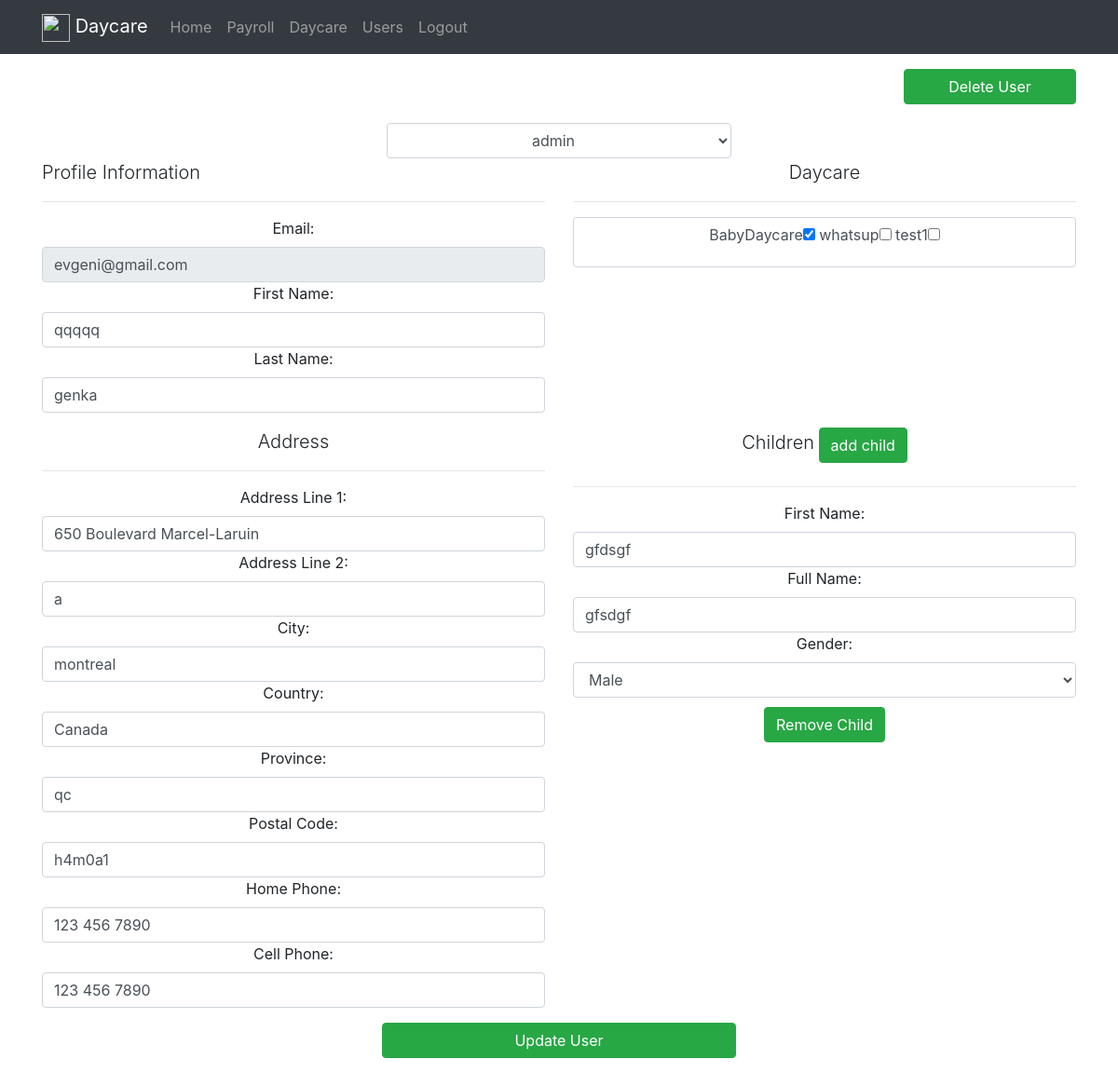
Screenshot of /register/1/ (signed in) with the database file from the repository.
### accounts/models.py (models this page shows, shortened)
class User(AbstractBaseUser):
	email = models.EmailField(max_length=255, unique=True)
	adult_first_name = models.CharField(max_length=255, blank=True, null=True)
	adult_last_name = models.CharField(max_length=255, blank=True, null=True)
	salary			= models.DecimalField(default=0.00, max_digits=100, decimal_places=2)
	active = models.BooleanField(default=True) #can login
	staff = models.BooleanField(default=False) # staff user
	employee = models.BooleanField(default=False)
	manager = models.BooleanField(default=False)
	admin	= models.BooleanField(default=False) # superuser
	timestamp = models.DateTimeField(auto_now_add=True)
	user_address = models.ForeignKey(Address, null=True, blank=True)
	daycare 	 = models.ForeignKey(Daycare, blank=True)
	parent = models.BooleanField(default=False)
	USERNAME_FIELD = 'email'
	REQUIRED_FIELDS = [] #['full_name']
	objects = UserManager()
	@property
	def is_active(self):
		return self.active

### daycares/models.py (models this page shows, shortened)
class Daycare(models.Model):
	name  			= models.CharField(max_length=120, null=False, blank=False, unique=True)
	identification_number = models.CharField(max_length=30, blank=True)
	NEQ				= models.CharField(max_length=30, blank=True)
	account_number  = models.CharField(max_length=30, blank=True)
	daycare_address = models.ForeignKey(Address, null=True, blank=True)
	CSST			= models.DecimalField(default=0.68, max_digits=10, decimal_places=6)
	unique_company_taxes	= JSONField(default={'CSST':0.68}, blank=True, null=True)
	unique_employee_taxes	= JSONField(default={}, blank=True, null=True)
	def getName(self):
		return str(self.name)

### addresses/models.py (models this page shows, shortened)
class Address(models.Model):
	address_line_1  = models.CharField(max_length=120)
	address_line_2  = models.CharField(max_length=120, default="")
	city			= models.CharField(max_length=120)
	country			= models.CharField(max_length=120, default='Canada')
	province		= models.CharField(max_length=120)
	postal_code		= models.CharField(max_length=120)
	home_phone		= models.CharField(max_length=120, default="123 456 7890")
	cell_phone		= models.CharField(max_length=120, default="123 456 7890")

### kids/models.py (models this page shows, shortened)
class Kid(models.Model):
	GENDER_CHOICES = (('M', 'Male'), ('F', 'Female'))
	child_first_name  = models.CharField(max_length=120, null=False, blank=False)
	child_last_name  = models.CharField(max_length=120, null=False, blank=False)
	parent = models.ForeignKey(User, null=False, blank=False)
	gender = models.CharField(max_length=1, choices=GENDER_CHOICES)

### accounts/views.py (the view, shortened to what this page needs)
# urls.py: url(r'^(?P<id>\d+)/$', UserDetail.as_view(), name='update'),
class UserDetail(DetailView):
	queryset = User.objects.all()
	template_name = "accounts/detail.html"
	def get_context_data(self, *args, **kwargs):
		request = self.request
		if request.user.is_authenticated() and (request.user.admin or request.user.manager or request.user.employee):
			context=None
			slug = self.kwargs.get('id')
			if User.objects.filter(id=slug).count() > 0:
				instance = User.objects.get(id=slug, active=True)
			else:
				return context
			address = Address.objects.get(id=instance.user_address.id)
			context = super(UserDetail, self).get_context_data(*args, **kwargs)
			context['form'] = UpdateForm(request.POST or None, initial={'email': instance.email, 'adult_first_name': instance.adult_first_name, 'adult_last_name': instance.adult_last_name } )
			context['form'].fields['email'].widget.attrs['readonly'] = True
			context['profile_user'] = {'admin': instance.admin, 'manager': instance.manager, 'employee': instance.employee, 'parent': instance.parent}
			context['address'] = AddressForm(request.POST or None, initial={
			'address_line_1': address.address_line_1,
			'address_line_2': address.address_line_2,
			'city': address.city,
			'country': address.country,
			'province': address.province,
			'postal_code': address.postal_code,
			'home_phone': address.home_phone,
			'cell_phone': address.cell_phone,
			 })
			context['daycare'] = DaycareForm(request.user)
			data_dicts = Kid.objects.all().filter(parent=slug)
			data_test = [{"id": KidForm(request.POST or None, initial={'child_first_name': data.child_first_name,'child_last_name': data.child_last_name, 'gender': data.gender }), "child_first_name": data.child_first_name,"child_last_name": data.child_last_name, "gender": data.gender} for data in data_dicts]
			context['selected'] = [instance.daycare]
			context['data_dicts'] = data_test
			context['slug'] = slug
			return context
		else:
			redirect("/register/")
	def render_to_response(self, context, **response_kwargs):
		request = self.request
		slug = self.kwargs.get('id')
		if context is None:
			return redirect('/register/')
		return super(UserDetail, self).render_to_response(context, **response_kwargs)
	def get_object(self, *args, **kwargs):
		request = self.request
		slug = self.kwargs.get('id')
		instance = None
		if User.objects.filter(id=slug, active=True).count() > 0:
			instance = User.objects.get(id=slug, active=True)
		return instance

### accounts/forms.py (shortened to what this page needs)
class UpdateForm(forms.Form):
    email = forms.EmailField(label='Email', widget=forms.TextInput(
            attrs={
            "class":"form-control",
            "placeholder":"email"}))
    adult_first_name = forms.CharField(label='First Name', widget=forms.TextInput(attrs={
            "class":"form-control",
            "placeholder":"first name"}))
    adult_last_name = forms.CharField(label='Last Name', widget=forms.TextInput(attrs={
            "class":"form-control",
            "placeholder":"last name"}))
    def __init__(self, *args, **kwargs):
        super(UpdateForm, self).__init__(*args, **kwargs)

### accounts/templates/accounts/detail.html (shortened to what this page needs)
{% extends "base.html" %}
{% block content %}
<div class='row'>
	<div class="col-lg-12" >
	<div class="form-group">
		{% include 'accounts/snippets/delete.html' with instance=slug %}
	</div>
</div>
</div>
<div class='row'>
	<div class="col-lg-12" >
		<form  method='POST'> {% csrf_token %}
			<select class="col-lg-4 choices mx-auto text-center form-control" name="choices">
				{% if request.user.admin %}
				<option name="admin" value="admin"{% if profile_user.admin %}selected{% endif %}>admin</option>
				{% endif %}
			</select>
			<div class='row'>
				<div class="col-6 float-left" >
					<p class='lead'>Profile Information</p>
					<hr/>
					<div class="text-center form-group">
						{{ form }}
					</div>
				</div>
				<div class="col-6 text-center float-right" >
					<div class='row'>
						<div class="col-12 " >
							<p class='lead'>Daycare</p>
							<hr/>
							<div class="text-center form-control">
								{% for pk, choice in daycare.daycare.field.widget.choices %}
								<label class="form-group" for="id_options_{{ forloop.counter0 }}">{{ choice }}<input {% for option in selected %}{% if option.name == pk %}checked=""{% endif %}{% endfor %} type="checkbox" id="id_options_{{ forloop.counter0 }}" value="{{ pk }}" name="daycare" /></label>
								{% endfor %}
							</div>
						</div>
					</div>
				</div>
			</div>
			<div class='row'>
				<div class="col-6 text-center float-left" >
					<p class='lead'>Address</p>
					<hr/>
					<div class="form-group">
						{{ address }}
					</div>
				</div>
				<div class="col-6 text-center float-right" >
					<p class='lead' style='display:inline-block;'>Children</p>
					<button type="button" class='add-kid-update btn btn-success mx-auto text-center' style='display:inline-block;'>add child</button>
					<hr/>
					<div class="text-center add-kid-append-update form-group">
						{% for data in data_dicts %}
						<div class='{{ data.child_first_name }}-{{ data.child_last_name }}-{{ data.gender }}{{forloop.counter}}-Child'>
						{{ data.id }}
						<div class='form-group'>
							<button id="{{ data.child_first_name }}-{{ data.child_last_name }}-{{ data.gender }}{{forloop.counter}}-Child" type='button' class='btn btn-success' style="margin: 10px;" >Remove Child</button>
						</div>
						</div>
						{% endfor %}
					</div>
				</div>
			</div>
			<div class='form-group'>
				<div class='row'>
					<button type='submit' class='col-4 btn btn-success mx-auto text-center' >Update User</button>
				</div>
			</div>
		</form>
	</div>
</div>
{% endblock %}

### rows the page displays
User: choices "admin", email "evgeni@gmail.com", adult_first_name "qqqqq", adult_last_name "genka"
Daycare: choices "BabyDaycare", name "☑"
Daycare: choices "whatsup"
Daycare: choices "test1"
Address: address_line_1 "650 Boulevard Marcel-Laruin", address_line_2 "a", city "montreal", country "Canada", province "qc", postal_code "h4m0a1", home_phone "123 456 7890", cell_phone "123 456 7890"
Kid: child_first_name "gfdsgf" "gfsdgf" "Male"

### other values shown
{{ brand_name }} "Daycare"
